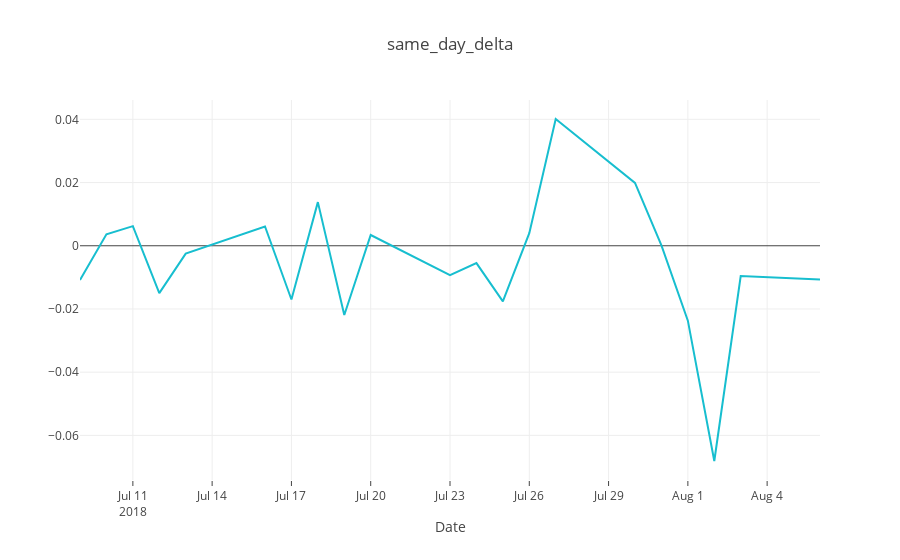

Write notebook code for a chart like this one.
### Markdown cell above
# plot "same_day_delta"

### Code cell
trace1 = go.Scatter(
                    x = dataDF.Date,
                    y = dataDF.same_day_deta,
                    mode = "lines",
                    name = "Close",
                    marker = dict(color = '#17BECF'))

data = [trace1]
layout = dict(title = 'same_day_delta',
              xaxis= dict(title= 'Date',ticklen= 5,zeroline= True))
fig = dict(data = data, layout = layout)
iplot(fig, filename="same_day_delta")

### Figure 1 — Plotly figure (JSON) as saved in the notebook; plotly's stock layout.template omitted (floating-point values rounded to 4 significant figures)
{"data": [{"marker": {"color": "#17BECF"}, "mode": "lines", "name": "Close", "type": "scatter", "uid": "26ebccc4-9ca8-11e8-8366-d053494eb1af", "x": ["2018-07-09", "2018-07-10", "2018-07-11", "2018-07-12", "2018-07-13", "2018-07-16", "2018-07-17", "2018-07-18", "2018-07-19", "2018-07-20", "2018-07-23", "2018-07-24", "2018-07-25", "2018-07-26", "2018-07-27", "2018-07-30", "2018-07-31", "2018-08-01", "2018-08-02", "2018-08-03", "2018-08-06"], "y": [-0.0108, 0.0036, 0.0062, -0.015, -0.0025, 0.0061, -0.017, 0.0138, -0.0219, 0.0034, -0.0093, -0.0055, -0.0176, 0.004, 0.0401, 0.0199, 0.0001001, -0.0237, -0.0681, -0.0096, -0.0107]}], "layout": {"title": "same_day_delta", "xaxis": {"ticklen": 5, "title": "Date", "zeroline": true}}}
